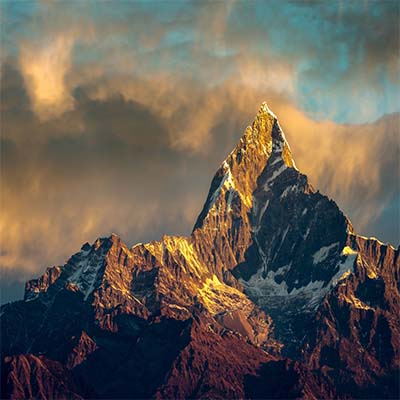
#> input picture photo2.png, 400 x 400 px
$ jupyter execute OpenCV.ipynb   (shell and % lines are left out)
#> lines starting #> are read from the running program, lines starting #| are printed output that depends on the picture; after the words box and inside, x2 and y2 are one past the last pixel; in counts of white or black regions, pixels touching at a corner belong together
# OpenCV

Syntax: cv2.imread(path, flag)
Parameters:
(path: A string representing the path of the image to be read.
flag: It specifies the way in which image should be read. It’s default value is cv2.IMREAD_COLOR)
Return Value: This method returns an image that is loaded from the specified file.

cv2.IMREAD_COLOR: It specifies to load a color image. Any transparency of image will be neglected. It is the default flag. Alternatively, we can pass integer value 1 for this flag.
cv2.IMREAD_GRAYSCALE: It specifies to load an image in grayscale mode. Alternatively, we can pass integer value 0 for this flag.
cv2.IMREAD_UNCHANGED: It specifies to load an image as such including alpha channel. Alternatively, we can pass integer value -1 for this flag.

[cell 1]
import cv2

# To read image from disk, we use
# cv2.imread function, in below method,
img = cv2.imread("photo2.png", cv2.IMREAD_COLOR)
#> img is the input picture: shape (400, 400, 3); mean B, G, R 84.4, 93.2, 100.5

# Creating GUI window to display an image on screen
# first Parameter is windows title (should be in string format)
# Second Parameter is image array
cv2.imshow("Title of window", img)

# To hold the window on screen, we use cv2.waitKey method
# Once it detected the close input, it will release the control
# To the next line
# First Parameter is for holding screen for specified milliseconds
# It should be positive integer. If 0 pass an parameter, then it will
# hold the screen until user close it.
cv2.waitKey(0)

# It is for removing/deleting created GUI window from screen
# and memory
cv2.destroyAllWindows()

[cell 2]
#Opening in grascale mode
import cv2
path = "photo2.png"

img = cv2.imread(path, 0)
#> img: shape (400, 400); min 0, max 251, mean 96

cv2.imshow("Title of window", img)

cv2.waitKey(0)

cv2.destroyAllWindows()

cv2.imshow() method is used to display an image in a window. The window automatically fits to the image size.

Syntax: cv2.imshow(window_name, image)
Parameters:
(window_name: A string representing the name of the window in which image to be displayed.
image: It is the image that is to be displayed.)
Return Value: It doesn’t returns anything.

[cell 3]
path = "photo2.png"

# Reading an image in default mode
image = cv2.imread(path)

# Window name in which image is displayed
window_name = 'image'

# Using cv2.imshow() method
# Displaying the image
cv2.imshow(window_name, image)

#waits for user to press any key
#(this is necessary to avoid Python kernel form crashing)
cv2.waitKey(0)

#closing all open windows
cv2.destroyAllWindows()

[cell 4]
path = "photo2.png"

# Reading an image in grayscale mode
image = cv2.imread(path, 0)

# Window name in which image is displayed
window_name = 'image'

# Using cv2.imshow() method
# Displaying the image
cv2.imshow(window_name, image)

# waits for user to press any key
# (this is necessary to avoid Python kernel form crashing)
cv2.waitKey(0)
cv2.destroyAllWindows()

cv2.imwrite() method is used to save an image to any storage device. This will save the image according to the specified format in current working directory.

Syntax: cv2.imwrite(filename, image)
Parameters:
filename: A string representing the file name. The filename must include image format like .jpg, .png, etc.
image: It is the image that is to be saved.
Return Value: It returns true if image is saved successfully.

[cell 5]
'''

import cv2

# importing os module
import os

# Image path
image_path = "photo2.png"

# Image directory
directory = r'Downloads'

# Using cv2.imread() method
# to read the image
img = cv2.imread(image_path)

# Change the current directory
# to specified directory
os.chdir(directory)

# List files and directories

print("Before saving image:")
print(os.listdir(directory))

# Filename
filename = 'savedImage.png'

# Using cv2.imwrite() method
# Saving the image
cv2.imwrite(filename, img)

# List files and directories

print("After saving image:")
print(os.listdir(directory))

print('Successfully saved')
'''

Color spaces are a way to represent the color channels present in the image that gives the image that particular hue. There are several different color spaces and each has its own significance.
Some of the popular color spaces are RGB (Red, Green, Blue), CMYK (Cyan, Magenta, Yellow, Black), HSV (Hue, Saturation, Value), etc.

BGR color space: OpenCV’s default color space is RGB. However, it actually stores color in the BGR format. It is an additive color model where the different intensities of Blue, Green and Red give different shades of color.


HSV color space: It stores color information in a cylindrical representation of RGB color points. It attempts to depict the colors as perceived by the human eye. Hue value varies from 0-179, Saturation value varies from 0-255 and Value value varies from 0-255. It is mostly used for color segmentation purpose.


CMYK color space: Unlike, RGB it is a subtractive color space. The CMYK model works by partially or entirely masking colors on a lighter, usually white, background. The ink reduces the light that would otherwise be reflected. Such a model is called subtractive because inks “subtract” the colors red, green and blue from white light. White light minus red leaves cyan, white light minus green leaves magenta, and white light minus blue leaves yellow.


[cell 6]
#Visualizing the different color channels of an RGB image.
image = cv2.imread('tomato.jfif')
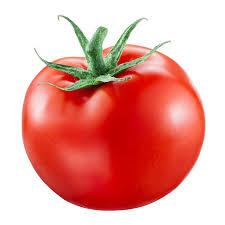
#> input picture Tomato.jfif, 225 x 225 px, found by its file name
#> image is the input picture: shape (225, 225, 3); mean B, G, R 156.6, 163.5, 231.3
B, G, R = cv2.split(image)
# Corresponding channels are seperated

cv2.imshow("original", image)
cv2.waitKey(0)

cv2.imshow("blue", B)
cv2.waitKey(0)

cv2.imshow("Green", G)
cv2.waitKey(0)

cv2.imshow("red", R)
cv2.waitKey(0)

cv2.destroyAllWindows()

We can add two images by using function cv2.add(). This directly adds up image pixels in the two images.
Syntax: cv2.add(img1, img2)

Syntax: cv2.addWeighted(img1, wt1, img2, wt2, gammaValue)
Parameters:
img1: First Input Image array(Single-channel, 8-bit or floating-point)
wt1: Weight of the first input image elements to be applied to the final image
img2: Second Input Image array(Single-channel, 8-bit or floating-point)
wt2: Weight of the second input image elements to be applied to the final image
gammaValue: Measurement of light

[cell 7]
import cv2
import numpy as np

img1 = cv2.imread("photo2.png")
img2 = cv2.imread("photo2.png")   # another img with same size

weightedSum = cv2.addWeighted(img1, 0.5, img2, 0.4, 0)

cv2.imshow('dst',weightedSum)

if cv2.waitKey(0) & 0xff ==27:
#> (key Esc is pressed here)
    cv2.destroyAllWindows()

Image resizing refers to the scaling of images. Scaling comes handy in many image processing as well as machine learning applications. It helps in reducing the number of pixels from an image and that has several advantages e.g. It can reduce the time of training of a neural network as more is the number of pixels in an image more is the number of input nodes that in turn increases the complexity of the model.
It also helps in zooming in images. Many times we need to resize the image i.e. either shirk it or scale up to meet the size requirements. OpenCV provides us several interpolation methods for resizing an image.
Choice of Interpolation Method for Resizing –
•	cv2.INTER_AREA: This is used when we need need to shrink an image.
•	cv2.INTER_CUBIC: This is slow but more efficient.
•	cv2.INTER_LINEAR: This is primarily used when zooming is required. This is the default interpolation technique in OpenCV.

[cell 8]
import cv2
import numpy as np
import matplotlib.pyplot as plt
# This is a magic command to display in an external window

image = cv2.imread("tomato.jfif", 1)
# Loading the image

half = cv2.resize(image, (0, 0), fx = 0.1, fy = 0.1)
bigger = cv2.resize(image, (1050, 1610))

stretch_near = cv2.resize(image, (780, 540),
               interpolation = cv2.INTER_NEAREST)
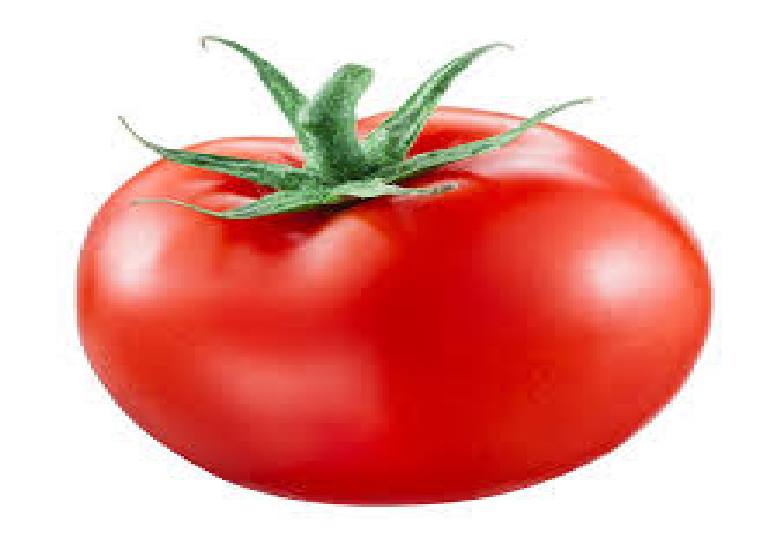
#> stretch_near: shape (540, 780, 3); mean B, G, R 156.6, 163.5, 231.3

Titles =["Original", "Half", "Bigger", "Interpolation Nearest"]
images =[image, half, bigger, stretch_near]
count = 4

for i in range(count):
    plt.subplot(2, 2, i + 1)
    plt.title(Titles[i])
    plt.imshow(images[i])
plt.show()
#> figure, not shown here; B, G, R data is drawn as R, G, B

Image blurring using OpenCV

Image Blurring refers to making the image less clear or distinct. It is done with the help of various low pass filter kernels.
Advantages of blurring:
•	It helps in Noise removal. As noise is considered as high pass signal so by the application of low pass filter kernel we restrict noise.
•	It helps in smoothing the image.
•	Low intensity edges are removed.
•	It helps in hiding the details when necessary. For e.g. in many cases police deliberately want to hide the face of the victim, in such cases blurring is required.
Important types of blurring:
•	Gaussian Blurring:Gaussian blur is the result of blurring an image by a Gaussian function. It is a widely used effect in graphics software, typically to reduce image noise and reduce detail. It is also used as a preprocessing stage before applying our machine learning or deep learning models.
E.g. of a Gaussian kernel(3×3)

•	Median Blur: The Median Filter is a non-linear digital filtering technique, often used to remove noise from an image or signal. Median filtering is very widely used in digital image processing because, under certain conditions, it preserves edges while removing noise. It is one of the best algorithms to remove Salt and pepper noise.
•	Bilateral Blur: A bilateral filter is a non-linear, edge-preserving, and noise-reducing smoothing filter for images. It replaces the intensity of each pixel with a weighted average of intensity values from nearby pixels. This weight can be based on a Gaussian distribution. Thus, sharp edges are preserved while discarding the weak ones.

[cell 9]
import cv2
import numpy as np

image = cv2.imread('photo2.png')

cv2.imshow('Original Image', image)
cv2.waitKey(0)

# Gaussian Blur
Gaussian = cv2.GaussianBlur(image, (7, 7), 0)
cv2.imshow('Gaussian Blurring', Gaussian)
cv2.waitKey(0)

# Median Blur
median = cv2.medianBlur(image, 5)
cv2.imshow('Median Blurring', median)
cv2.waitKey(0)
# Bilateral Blur
bilateral = cv2.bilateralFilter(image,15,80,80)
cv2.imshow('Bilateral Blurring', bilateral)
cv2.waitKey(0)
cv2.destroyAllWindows()

#cv2.copyMakeBorder() method is used to create a border around the image like a photo frame.

Syntax: cv2.copyMakeBorder(src, top, bottom, left, right, borderType, value)
Parameters:
src: It is the source image.
top: It is the border width in number of pixels in top direction.
bottom: It is the border width in number of pixels in bottom direction.
left: It is the border width in number of pixels in left direction.
right: It is the border width in number of pixels in right direction.
borderType: It depicts what kind of border to be added. It is defined by flags like cv2.BORDER_CONSTANT, cv2.BORDER_REFLECT, etc
value: It is an optional parameter which depicts color of border if border type is cv2.BORDER_CONSTANT.
Return Value: It returns an image.

cv2.BORDER_CONSTANT: It adds a constant colored border. The value should be given as next argument.
cv2.BORDER_REFLECT: The border will be mirror reflection of the border elements. Suppose, if image contains letters “abcdefg” then output will be “gfedcba|abcdefg|gfedcba“.
cv2.BORDER_REFLECT_101 or cv2.BORDER_DEFAULT: It does the same works as cv2.BORDER_REFLECT but with slight change. Suppose, if image contains letters “abcdefgh” then output will be “gfedcb|abcdefgh|gfedcba“.
cv2.BORDER_REPLICATE: It replicates the last element. Suppose, if image contains letters “abcdefgh” then output will be “aaaaa|abcdefgh|hhhhh“.

[cell 10]
import cv2
path = "tomato.jfif"

# Reading an image in default mode
image = cv2.imread(path)

# Window name in which image is displayed
window_name = 'Image'

# Using cv2.copyMakeBorder() method
image = cv2.copyMakeBorder(image, 10, 10, 10, 10, cv2.BORDER_CONSTANT)
#> image: shape (245, 245, 3)

# Displaying the image
cv2.imshow(window_name, image)

cv2.waitKey(0)
cv2.destroyAllWindows()

[cell 11]
path = "tomato.jfif"

# Reading an image in default mode
image = cv2.imread(path)

# Window name in which image is displayed
window_name = 'Image'

# Using cv2.copyMakeBorder() method
image = cv2.copyMakeBorder(image, 100, 100, 50, 50, cv2.BORDER_REFLECT)
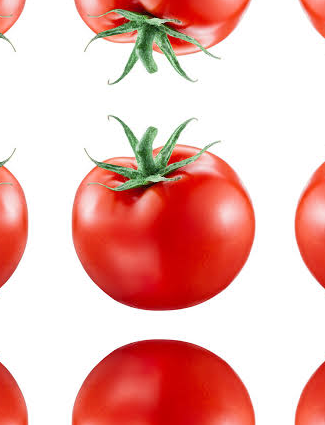
#> image: shape (425, 325, 3); mean B, G, R 177.2, 183.1, 237

# Displaying the image
cv2.imshow(window_name, image)

cv2.waitKey(0)
cv2.destroyAllWindows()

Grayscaling of Images using OpenCV

Grayscaling is the process of converting an image from other color spaces e.g RGB, CMYK, HSV, etc. to shades of gray. It varies between complete black and complete white.
Importance of grayscaling –
•	Dimension reduction: For e.g. In RGB images there are three color channels and has three dimensions while grayscaled images are single dimensional.
•	Reduces model complexity: Consider training neural article on RGB images of 10x10x3 pixel.The input layer will have 300 input nodes. On the other hand, the same neural network will need only 100 input node for grayscaled images.
•	For other algorithms to work: There are many algorithms that are customized to work only on grayscaled images e.g. Canny edge detection function pre-implemented in OpenCV library works on Grayscaled images only.

[cell 12]
import cv2

# Load our input image
image = cv2.imread('photo2.png')
cv2.imshow('Original', image)
cv2.waitKey()

# We use cvtColor, to convert to grayscale
gray_image = cv2.cvtColor(image, cv2.COLOR_BGR2GRAY)

cv2.imshow('Grayscale', gray_image)
cv2.waitKey(0)

# window shown waits for any key pressing event
cv2.destroyAllWindows()

[cell 13]
# Faster method
import cv2

# The second argument zero specifies that
# image is to be read in grayscale mode.
img = cv2.imread('photo2.png', 0)

cv2.imshow('Grayscale', img)
cv2.waitKey()

cv2.destroyAllWindows()

[cell 14]
# Resizing an img (Scalling)
import cv2
import numpy as np

file_name = "photo2.png"
try:
    file = cv2.imread(file_name)
    cv2.imshow('Original Image', file)
    cv2.waitKey(0)

    img = cv2.imread(file_name)

    (height, width) = img.shape[:2]
#> height = 400; width = 400

    res = cv2.resize(img, (int(width/2), int(height/2)), interpolation = cv2.INTER_CUBIC)

#     cv2.imwrite("Result.jpg", res)  # It creates a new file(Result.jpg).

    cv2.imshow('Result', res)
    cv2.waitKey(0)

    cv2.destroyAllWindows()

except IOError:
    print("Error while reading file !!!")

[cell 15]
# Translating an img
import cv2
import numpy as np

file_name = "photo2.png"

x = 100
y = 50

M = np.float32([[1,0,100],
                [0,1,50]])

try:
    img = cv2.imread(file_name)
    cv2.imshow('Original Image', img)
    cv2.waitKey(0)

    (rows, cols) = img.shape[:2]
#> rows = 400; cols = 400
#     cv2.imwrite("Result.jpg", res)  # It creates a new file(Result.jpg).
    res = cv2.warpAffine(img, M, (cols, rows))
#> res: shape (400, 400, 3)

    cv2.imshow("Translation matrix", res)
    cv2.waitKey(0)
    cv2.destroyAllWindows()

except IOError:
    print("Error while reading file !!!")

[cell 16]
# Edges detection
import cv2
import numpy as np

file_name = "tomato.jfif"

try:
    img = cv2.imread(file_name)
    cv2.imshow('Original Image', img)
    cv2.waitKey(0)

    edges = cv2.Canny(img, 100, 200)
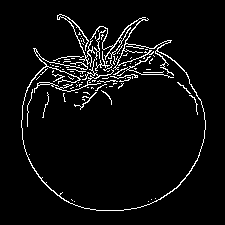
#> edges: shape (225, 225); 5% white in thin lines or dots, all inside (x1, y1, x2, y2) = (21, 14, 206, 211)

    cv2.imshow("Edges ", edges)
    cv2.waitKey(0)
    cv2.destroyAllWindows()

except IOError:
    print("Error while reading file !!!")

[cell 17]
# Ploting the histogram of an img
import cv2

from matplotlib import pyplot as plt

img = cv2.imread("photo2.png", 0)

histr = cv2.calcHist([img], [0], None, [256], [0,256])
#> histr = 256 values, max 14923 at index 21, min 0 at index 1, mean 625

plt.plot(histr)
plt.show()
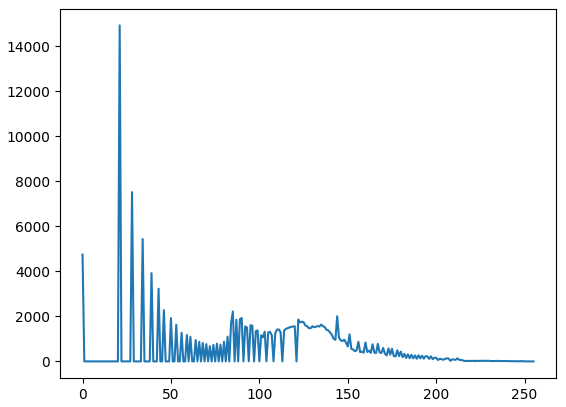
#> figure drawn by matplotlib, 1 panel; curve peaks at x = 21, y = 14923

[cell 18]
# Applying contrast to an img
import cv2
import numpy as np

img = cv2.imread("photo2.png", 0)

cv2.imshow("Before Giving Contrast", img)
cv2.waitKey(0)

equ = cv2.equalizeHist(img)
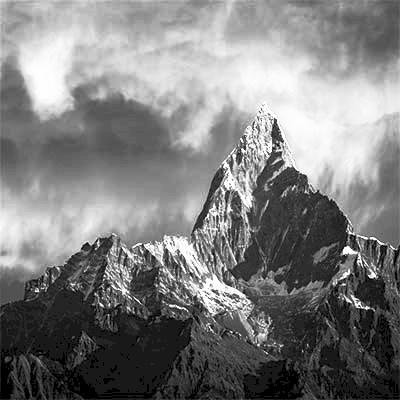
#> equ: shape (400, 400); min 0, max 255, mean 126.3

res = np.hstack((img, equ))
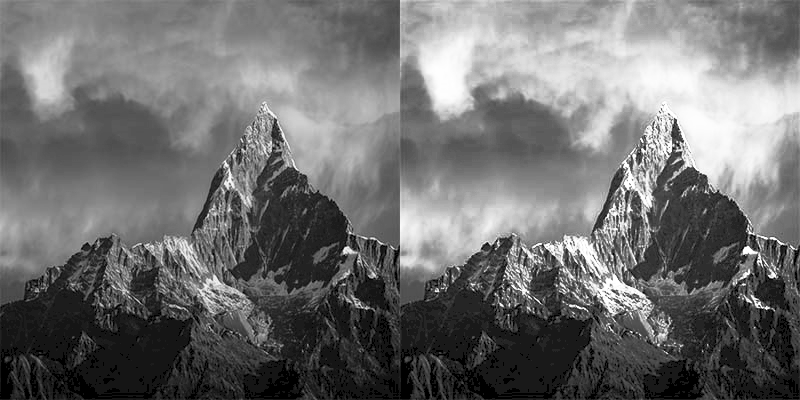
#> res: shape (400, 800); min 0, max 255, mean 111.1

cv2.imshow("image", equ)

cv2.waitKey(0)
cv2.destroyAllWindows()

The different Simple Thresholding Techniques are:

•    cv2.THRESH_BINARY: If pixel intensity is greater than the set threshold, value set to 255, else set to 0 (black).

•    cv2.THRESH_BINARY_INV: Inverted or Opposite case of cv2.THRESH_BINARY.

•    cv.THRESH_TRUNC: If pixel intensity value is greater than threshold, it is truncated to the threshold. The pixel values are set to be the same as the threshold. All other values remain the same.

•    cv.THRESH_TOZERO: Pixel intensity is set to 0, for all the pixels intensity, less than the threshold value.

•    cv.THRESH_TOZERO_INV: Inverted or Opposite case of cv2.THRESH_TOZERO.

[cell 19]
# Applying different thresholds
import cv2
import numpy as np

img = cv2.imread("photo2.png", 0)

ret, thresh1 = cv2.threshold(img, 120, 255, cv2.THRESH_BINARY)
#> thresh1: shape (400, 400); 38% white; 368 white regions (333 under 20 px), largest, box (x1, y1, x2, y2) and area: (0, 0, 400, 246) 45456, (0, 179, 162, 273) 8852, (182, 253, 255, 337) 1391
ret, thresh2 = cv2.threshold(img, 120, 255, cv2.THRESH_BINARY_INV)
ret, thresh3 = cv2.threshold(img, 120, 255, cv2.THRESH_TRUNC)
ret, thresh4 = cv2.threshold(img, 120, 255, cv2.THRESH_TOZERO)
ret, thresh5 = cv2.threshold(img, 120, 255, cv2.THRESH_BINARY_INV)

cv2.imshow("Binary Threshold", thresh1)
cv2.imshow("Binary Threshold Invered", thresh2)
cv2.imshow("Truncated Threshold", thresh3)
cv2.imshow("Set to 0", thresh4)
cv2.imshow("Set to 0 Inverted", thresh5)

if cv2.waitKey(0) & 0xff ==27:
#> (key Esc is pressed here)
    cv2.destroyAllWindows()

[cell 20]
import cv2
import numpy as np

img = cv2.imread("photo2.png", 0)

thresh1 = cv2.adaptiveThreshold(img, 255, cv2.ADAPTIVE_THRESH_MEAN_C,
                                          cv2.THRESH_BINARY, 199, 5)
#> thresh1: shape (400, 400); 51.7% white; 483 black regions (439 under 20 px), largest, box (x1, y1, x2, y2) and area: (0, 235, 400, 400) 32607, (0, 56, 251, 188) 16542, (228, 117, 350, 294) 9684

thresh2 = cv2.adaptiveThreshold(img, 255, cv2.ADAPTIVE_THRESH_GAUSSIAN_C,
                                          cv2.THRESH_BINARY, 199, 5)
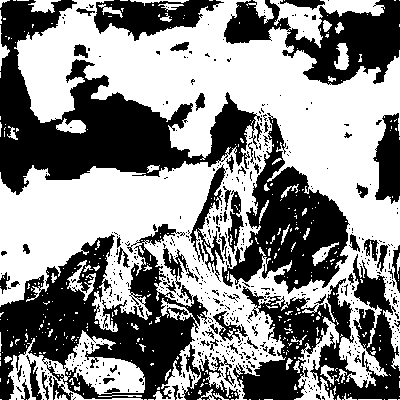
#> thresh2: shape (400, 400); 54.1% white; 563 black regions (496 under 20 px), largest, box (x1, y1, x2, y2) and area: (0, 0, 262, 195) 17906, (0, 224, 240, 400) 16775, (233, 254, 400, 400) 10155

cv2.imshow("ADAPTIVE_THRESH_MEAN_C", thresh1)
cv2.imshow("ADAPTIVE_THRESH_GAUSSIAN_C", thresh2)

if cv2.waitKey(0) & 0xff ==27:
#> (key Esc is pressed here)
    cv2.destroyAllWindows()

[cell 21]
import cv2
import matplotlib.pyplot as plt

[cell 22]
img = cv2.imread("photo2.png")

layer = img.copy()

for i in range(4):
    plt.subplot(2, 2, i+1)

    # using pyrDown() function
    layer = cv2.pyrDown(layer)

    plt.imshow(layer)
    cv2.imshow(f"img {i+1}", layer)
    cv2.waitKey(0)

cv2.destroyAllWindows()
#> figure, not shown here; B, G, R data is drawn as R, G, B

[cell 23]
img = cv2.imread("Tomato.jfif")

layer = img.copy()

for i in range(4):
    plt.subplot(2, 2, i+1)

    # using pyrDown() function
    layer = cv2.pyrUp(layer)

    plt.imshow(layer)
    cv2.imshow(f"img {i+1}", layer)
    cv2.waitKey(0)
#> layer: shape (3600, 3600, 3)

cv2.destroyAllWindows()
#> figure, not shown here; B, G, R data is drawn as R, G, B

[cell 24]
img = cv2.imread("photo.png")
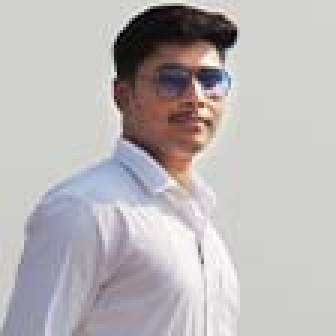
#> input picture photo.png, 112 x 112 px (shown 3 times larger)
#> img is the input picture: shape (112, 112, 3); mean B, G, R 182.2, 182.2, 185.9

layer = img.copy()

for i in range(4):
    plt.subplot(2, 2, i+1)

    # using pyrDown() function
    layer = cv2.pyrUp(layer)

    plt.imshow(layer)
    cv2.imshow(f"img {i+1}", layer)
    cv2.waitKey(0)
#> layer: shape (1792, 1792, 3)

cv2.destroyAllWindows()
#> figure, not shown here; B, G, R data is drawn as R, G, B

[cell 25]
# Showing rectangle on img
img = cv2.imread("photo2.png")

img = cv2.rectangle(img, (5,5), (220,220), (255,0,0), 2)

cv2.imshow("Result", img)
cv2.waitKey(0)

cv2.destroyAllWindows()

[cell 26]
# Showing rectangle on img
img = cv2.imread("photo2.png", 0)

img = cv2.rectangle(img, (100,50), (125,80), (0,0,0), -1)
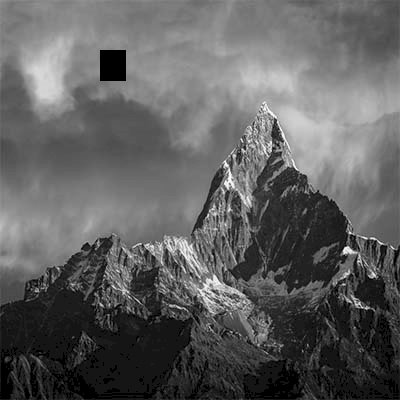
#> img: shape (400, 400); min 0, max 251, mean 95.3

cv2.imshow("Result", img)
cv2.waitKey(0)

cv2.destroyAllWindows()
